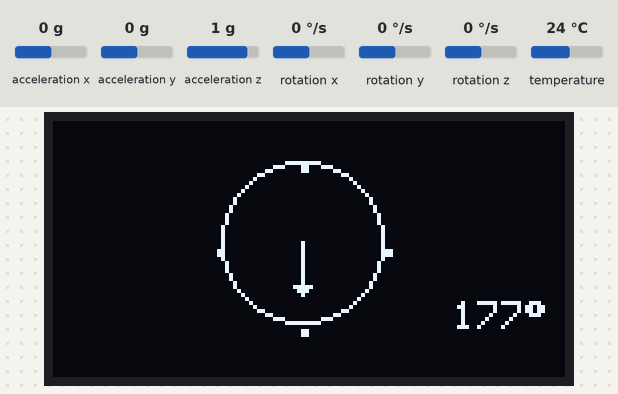
A sketch run on a simulated ESP32. Shown: 128×64 one-colour display. Wiring (inferred from the names in the program): MPU-6050 motion sensor at I2C address 0x68. The inputs (shaded band) are chosen by the test bench; at power-on: acceleration y 0 g, acceleration z 1 g, acceleration x 0 g, rotation x 0 °/s, rotation y 0 °/s, rotation z 0 °/s, temperature 24 °C. What the sketch prints to the serial monitor is not drawn.

Above: at 7.5 s.
7.6 s: acceleration y set to -1.4 g
At 8.7 s:
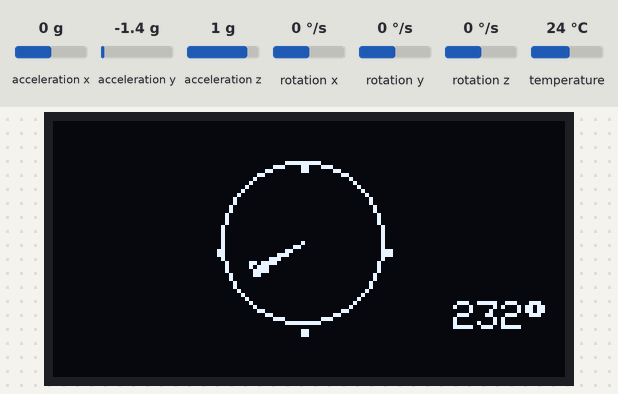
9.4 s: acceleration z set to -1.4 g
At 10.5 s:
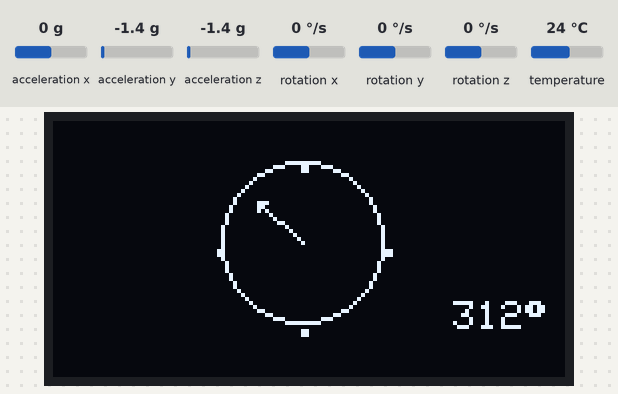
11.1 s: acceleration y set to -0.8 g
At 12.3 s:
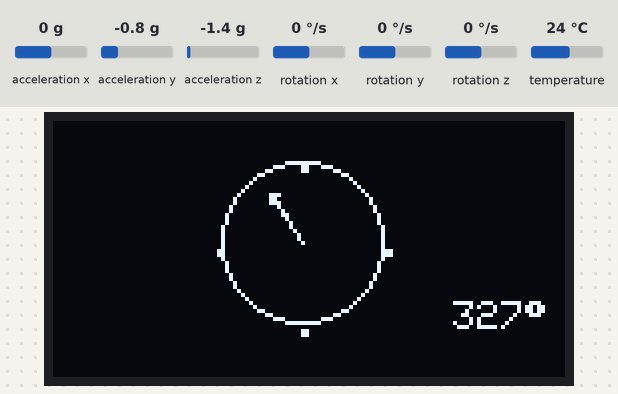
12.7 s: acceleration z set to 0 g
At 14.2 s:
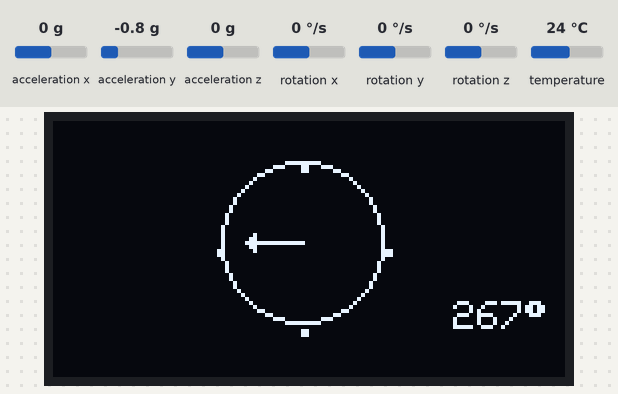
Timing chart, 0 to 15.3 s (numbered marks = the images above; inputs shaded):
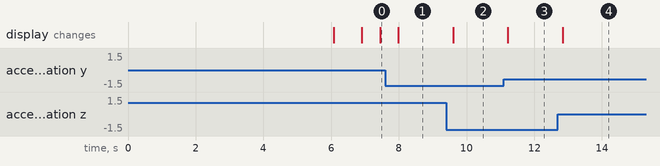

Measured:
- after the input at 7.6 s, the display: changes after 0.39 s (image 1)
- after the input at 9.4 s, the display: changes after 0.20 s (image 2)
- after the input at 11.1 s, the display: changes after 0.12 s (image 3)
- after the input at 12.7 s, the display: changes after 0.14 s (image 4)

The sketch:

planetx-navigation-system.ino
```cpp
#include <Wire.h>
#include <Adafruit_MPU6050.h>
#include <Adafruit_Sensor.h>
Adafruit_MPU6050 mpu;
#include <Adafruit_GFX.h>
#include <Adafruit_SSD1306.h>
#define OLED_RESET 0
Adafruit_SSD1306 display(128, 64, &Wire, -1);
#define SDA_1 13
#define SCL_1 14
#define SDA_2 4
#define SCL_2 5
#define address 0x68
int last_dx, last_dy, dx, dy, angle;
const int centreX = 32 + 30;
const int centreY = 30;
const int radius = 20;

void setup() {
  Serial.begin(115200);
  Wire.begin(4,5);
  display.begin(SSD1306_SWITCHCAPVCC, 0x3C);
  display.clearDisplay();
  display.setTextSize(1);
  display.setTextColor(WHITE);
  display_item(0, 0, "Please face towards the base for 5 seconds", WHITE, 1);
  display_item(0, 15, "Click reset to recalibrate", WHITE, 1);
  display.display();
  delay(6000);  // Delay for 6 seconds
  display.clearDisplay();
  display.setTextSize(1);
  display.setTextColor(WHITE);
  display.clearDisplay();
  display.display();

  Wire.beginTransmission(address);
  Wire.write(0x1C);
  Wire.write(0x10);
  Wire.endTransmission();
  delay(300);
  last_dx = centreX;
  last_dy = centreY;


  while (!Serial)
    delay(10);

  Serial.println("Adafruit MPU6050 test!");

  if (!mpu.begin()) {
    Serial.println("Failed to find MPU6050 chip");
    while (1) {
      delay(10);
    }
  }
  Serial.println("MPU6050 Found!");

  mpu.setAccelerometerRange(MPU6050_RANGE_8_G);
  mpu.setGyroRange(MPU6050_RANGE_500_DEG);
  mpu.setFilterBandwidth(MPU6050_BAND_5_HZ);
}

void loop() {

  sensors_event_t a, g, temp;
  mpu.getEvent(&a, &g, &temp);

  Serial.println("");
  delay(500);
  int16_t x, y, z;  //triple axis data

  Wire.beginTransmission(address);
  Wire.write(0x3B);
  Wire.endTransmission();

    Wire.requestFrom(address, 6);
  if(6<=Wire.available()){
    x = Wire.read() << 8 | Wire.read();
    y = Wire.read() << 8 | Wire.read();
    z = Wire.read() << 8 | Wire.read();
  }
  Draw_Compass_Rose();
  float heading = atan2(z, y);
  float readjust = 1.529;
  heading = heading + readjust;
  if(heading < 0)    heading += 2*PI;
  if(heading > 2*PI) heading -= 2*PI;
  angle = int(heading * 180/M_PI);
  dx = (0.7*radius * cos((angle-90)*3.14/180)) + centreX;
  dy = (0.7*radius * sin((angle-90)*3.14/180)) + centreY;
  arrow(last_dx,last_dy, centreX, centreY, 2,2,BLACK);
  arrow(dx,dy, centreX, centreY, 2, 2,WHITE);
  last_dx = dx;
  last_dy = dy;
  display.setCursor(100,45);
  display.fillRect(100,45,25,48,BLACK);
  display.print(angle);
  display.print(char(247));
  display.display();
  delay(10);
}

void display_item(int x, int y, String token, int txt_colour, int txt_size) {
  display.setCursor(x, y);
  display.setTextColor(txt_colour);
  display.setTextSize(txt_size);
  display.print(token);
  display.setTextSize(1);
}

void arrow(int x2, int y2, int x1, int y1, int alength, int awidth, int colour) {
  float distance;
  int dx, dy, x2o,y2o,x3,y3,x4,y4,k;
  distance = sqrt(pow((x1 - x2),2) + pow((y1 - y2), 2));
  dx = x2 + (x1 - x2) * alength / distance;
  dy = y2 + (y1 - y2) * alength / distance;
  k = awidth / alength;
  x2o = x2 - dx;
  y2o = dy - y2;
  x3 = y2o * k + dx;
  y3 = x2o * k + dy;
  x4 = dx - y2o * k;
  y4 = dy - x2o * k;
  display.drawLine(x1, y1, x2, y2, colour);
  display.drawLine(x1, y1, dx, dy, colour);
  display.drawLine(x3, y3, x4, y4, colour);
  display.drawLine(x3, y3, x2, y2, colour);
  display.drawLine(x2, y2, x4, y4, colour);
}

void Draw_Compass_Rose() {
  int dxo, dyo, dxi, dyi;
  display.drawCircle(centreX,centreY,radius,WHITE);  // Draw compass circle

  display_item((centreX-2),(centreY-24),".",WHITE,1);
  display_item((centreX-2),(centreY+17),".",WHITE,1);
  display_item((centreX+19),(centreY-3),".",WHITE,1);
  display_item((centreX-23),(centreY-3),".",WHITE,1);
}
```
